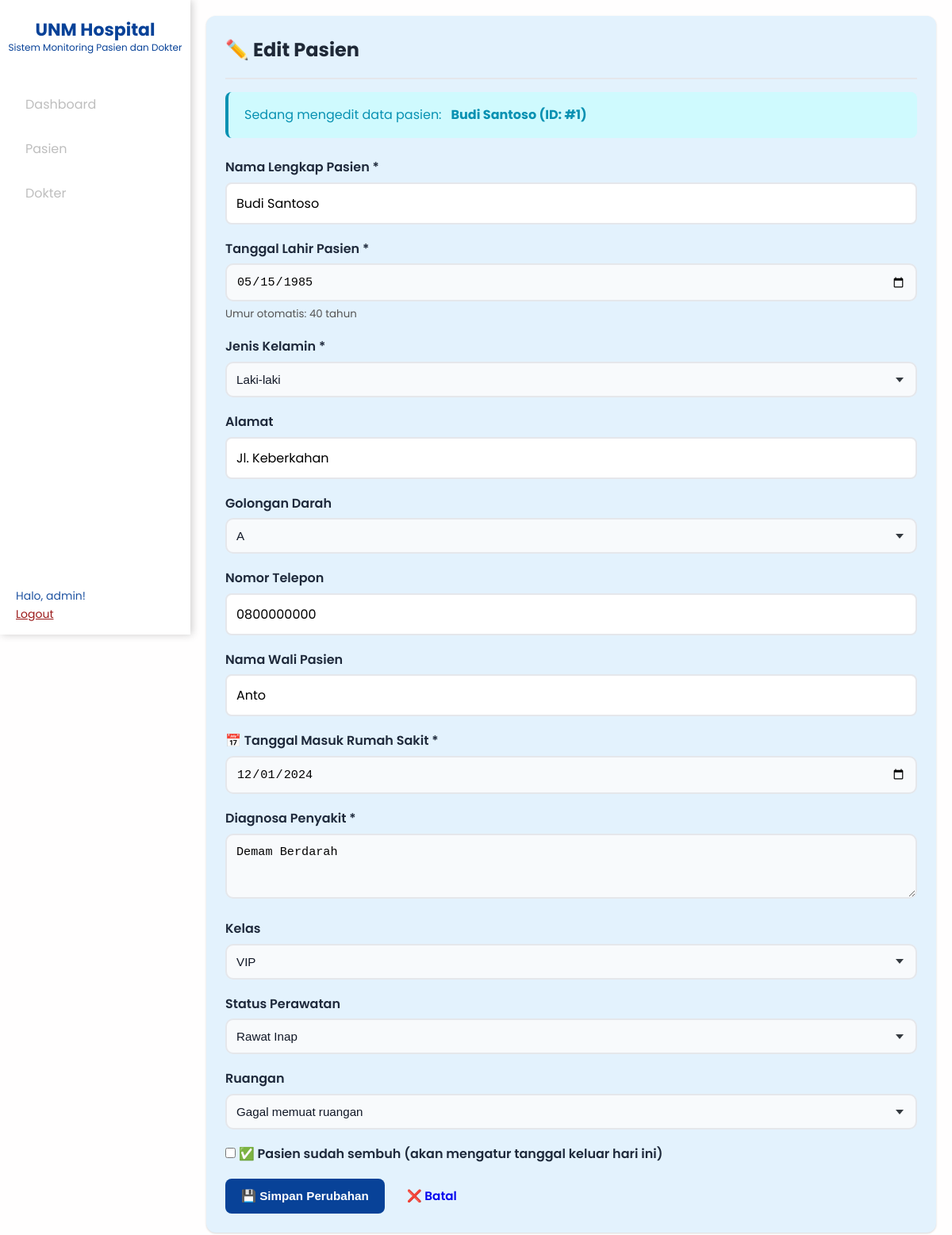
The page /pasien/edit/1 (signed in) on the database its author committed.
### project_uas2/project_uas/main.py (models this page shows, shortened)
class Pasien(db.Model):
    id = db.Column(db.Integer, primary_key=True)
    nama = db.Column(db.String(200), nullable=False)
    umur = db.Column(db.Integer, nullable=False)
    kategori_umur = db.Column(db.String(50))
    status_pasien = db.Column(db.String(50))
    status_perawatan = db.Column(db.String(50))
    diagnosa = db.Column(db.String(300), nullable=False)
    tanggal_masuk = db.Column(db.Date, nullable=False)
    tanggal_keluar = db.Column(db.Date, nullable=True)
    lama_rawat = db.Column(db.Integer, nullable=True)
    biaya_total = db.Column(db.Integer, nullable=True)
    status = db.Column(db.String(50), nullable=True)
    ruangan = db.Column(db.String(50))
    tgl_lahir = db.Column(db.Date, nullable=False)
    gol_darah = db.Column(db.String(5))
    jenis_kelamin = db.Column(db.String(20))
    alamat = db.Column(db.Text)
    no_telepon = db.Column(db.String(20))
    wali_pasien = db.Column(db.String(100))
    ruangan_id = db.Column(db.Integer, db.ForeignKey('ruangan.id'))
    ruangan = db.relationship("Ruangan", backref="pasien_relasi")

### project_uas2/project_uas/main.py (the view, shortened to what this page needs)
@app.route('/pasien/edit/<int:pasien_id>', methods=['GET', 'POST'])
@login_required
def edit_pasien(pasien_id):
    pasien = Pasien.query.get_or_404(pasien_id)
    return render_template('edit_pasien.html', pasien=pasien)

### project_uas2/project_uas/main.py (called while the page is built)
def login_required(f):
    @wraps(f)
    def decorated(*args, **kwargs):
        if 'username' not in session:
            flash('Silakan login terlebih dahulu!', 'warning')
            return redirect(url_for('login'))
        return f(*args, **kwargs)
    return decorated

### project_uas2/project_uas/templates/edit_pasien.html (shortened to what this page needs)
{% extends "base.html" %}
{% block content %}
<div class="card">
    <div class="card-header">
        <h2 class="card-title">✏️ Edit Pasien</h2>
    </div>
    <div class="card-body">
        <div class="alert alert-info">
            Sedang mengedit data pasien: <strong>{{ pasien.nama }} (ID: #{{ pasien.id }})</strong>
        </div>
        <form method="POST" action="{{ url_for('edit_pasien', pasien_id=pasien.id) }}" id="formPasien">
            <div class="form-group">
                <label for="nama" class="form-label">Nama Lengkap Pasien *</label>
                <input type="text" id="nama" name="nama" class="form-control" value="{{ pasien.nama }}" required>
            </div>
            <div class="form-group">
                <label class="form-label" for="tgl_lahir">Tanggal Lahir Pasien *</label>
                <input class="form-input" type="date" id="tgl_lahir" name="tgl_lahir" value="{{ pasien.tgl_lahir }}" required>
                <small id="umur_display" style="color:#555; margin-top:5px; display:block;">Umur otomatis: {{ pasien.umur }} tahun</small>
            </div>
            <div class="form-group">
                <label class="form-label" for="jenis_kelamin">Jenis Kelamin *</label>
                <select id="jenis_kelamin" name="jenis_kelamin" required>
                    <option value="Laki-laki" {% if pasien.jenis_kelamin == 'Laki-laki' %}selected{% endif %}>Laki-laki</option>
                </select>
            </div>
            <div class="form-group">
                <label class="form-label" for="alamat">Alamat</label>
                <input class="form-control" type="text" id="alamat" name="alamat" value="{{ pasien.alamat }}">
            </div>
            <div class="form-group">
                <label for="gol_darah">Golongan Darah</label>
                <select id="gol_darah" name="gol_darah">
                    <option {% if pasien.gol_darah == 'A' %}selected{% endif %}>A</option>
                </select>
            </div>
            <div class="form-group">
                <label class="form-label" for="no_telepon">Nomor Telepon</label>
                <input class="form-control" type="tel" id="no_telepon" name="no_telepon" value="{{ pasien.no_telepon }}" pattern="[0-9]+" title="Hanya angka yang diperbolehkan" oninput="this.value = this.value.replace(/[^0-9]/g, '')">
            </div>
            <div class="form-group">
                <label class="form-label" for="wali_pasien">Nama Wali Pasien</label>
                <input class="form-control" type="text" id="wali_pasien" name="wali_pasien" value="{{ pasien.wali_pasien }}">
            </div>
            <div class="form-group">
                <label for="tanggal_masuk">📅 Tanggal Masuk Rumah Sakit *</label>
                <input type="date" id="tanggal_masuk" name="tanggal_masuk" value="{{ pasien.tanggal_masuk }}" required max="{{ today }}">
            </div>
            <div class="form-group">
                <label for="diagnosa">Diagnosa Penyakit *</label>
                <textarea id="diagnosa" name="diagnosa" rows="3" required>{{ pasien.diagnosa }}</textarea>
            </div>
            <div class="form-group">
                <label for="status_pasien">Kelas</label>
                <select id="status_pasien" name="status_pasien" required>
                    <option value="VIP" {% if pasien.status_pasien == 'VIP' %}selected{% endif %}>VIP</option>
                </select>
            </div>
            <div class="form-group">
                <label for="status_perawatan">Status Perawatan</label>
                <select id="status_perawatan" name="status_perawatan" required>
                    <option value="Rawat Inap" {% if pasien.status_perawatan == 'Rawat Inap' %}selected{% endif %}>Rawat Inap</option>
                </select>
            </div>
            <div class="form-group">
                <label for="ruangan">Ruangan</label>
                <select id="ruangan" name="ruangan">
                    <option value="">-- Ruangan Tersedia --</option>
                </select>
            </div>
            <div class="form-group">
                <label class="checkbox-label">
                    <input type="checkbox" id="sudah_sembuh" name="sudah_sembuh" value="1">
                    ✅ Pasien sudah sembuh (akan mengatur tanggal keluar hari ini)
                </label>
            </div>
            <div class="btn-group">
                <button type="submit" class="btn btn-primary">💾 Simpan Perubahan</button>
                <a href="{{ url_for('detail_pasien', pasien_id=pasien.id) }}" class="btn btn-secondary">❌ Batal</a>
            </div>
        </form>
    </div>
</div>
{% endblock %}

### project_uas2/project_uas/static/style.css (style rules this page uses)
* { margin: 0; padding: 0; box-sizing: border-box; }
:root { --primary-color: #084298; --secondary-color: #1e40af; --success-color: #3be87a; --danger-color: #dc2626; --warning-color: #e3cc00; --info-color: #0891b2; --dark-color: #1f2937; --light-color: #f9fafb; --border-color: #e5e7eb; --text-color: #212529; --shadow: 0 1px 3px 0 rgba(0, 0, 0, 0.1), 0 1px 2px 0 rgba(0, 0, 0, 0.06); --shadow-lg: 0 10px 15px -3px rgba(0, 0, 0, 0.1), 0 4px 6px -2px rgba(0, 0, 0, 0.05); }
body { font-family: 'Segoe UI', Tahoma, Geneva, Verdana, sans-serif; background: rgb(255, 254, 254); min-height: 100vh; color: var(--text-color); line-height: 1.6; font-family: 'Poppins', sans-serif; }
.card { background: #E3F2FD; border-radius: 12px; box-shadow: var(--shadow); padding: 1.5rem; margin-bottom: 1.5rem; transition: transform 0.3s ease, box-shadow 0.3s ease; color: #084298; }
.card-header { border-bottom: 2px solid var(--border-color); padding-bottom: 1rem; margin-bottom: 1rem; }
.card-title { font-size: 1.5rem; font-weight: 700; color: var(--dark-color); margin: 0; }
.card-body { padding: 0; }
.btn { padding: 0.625rem 1.25rem; border: none; border-radius: 8px; font-weight: 600; cursor: pointer; text-decoration: none; display: inline-block; transition: all 0.3s ease; font-size: 0.95rem; }
.btn-primary { background: var(--primary-color); color: white; }
.btn-group { display: flex; gap: 0.5rem; }
.form-group { margin-bottom: 1.5rem; }
.form-label { display: block; margin-bottom: 0.5rem; font-weight: 600; color: var(--dark-color); }
.form-control { width: 100%; padding: 0.75rem; border: 2px solid var(--border-color); border-radius: 8px; font-size: 1rem; transition: all 0.3s ease; font-family: inherit; }
.alert { padding: 1rem 1.25rem; border-radius: 8px; margin-bottom: 1.5rem; display: flex; align-items: center; gap: 0.75rem; animation: slideDown 0.3s ease; }
.alert-info { background: #cffafe; color: var(--info-color); border-left: 4px solid var(--info-color); }
.container select, .container input[type="date"], .container textarea { width: 100%; padding: 12px; border: 2px solid #e5e7eb; border-radius: 10px; background-color: #f8fafc; font-size: 0.95rem; transition: all .25s ease; }
.container label { font-weight: 600; margin-bottom: 6px; display: block; color: #1e293b; }
.form-group { margin-bottom: 18px; }
select { width: 100%; padding: 12px 40px 12px 15px; border: 2px solid #e5e7eb; border-radius: 10px; background-color: #f8fafc; appearance: none; -webkit-appearance: none; -moz-appearance: none; font-size: 0.95rem; color: #111827; cursor: pointer; transition: all 0.3s ease; background-repeat: no-repeat; background-position: right 15px center; background-size: 10px 6px; }
option { padding: 10px; background-color: #fff; color: #111827; }

### rows shown on the page
Pasien: nama "Budi Santoso", id "1", tgl_lahir "05/15/1985", umur "40", jenis_kelamin "Laki-laki", alamat "Jl. Keberkahan", gol_darah "A", no_telepon "0800000000", wali_pasien "Anto", tanggal_masuk "12/01/2024", diagnosa "Demam Berdarah", status_pasien "VIP", status_perawatan "Rawat Inap"

### other values the page prints
{{ session.username }} "admin"
